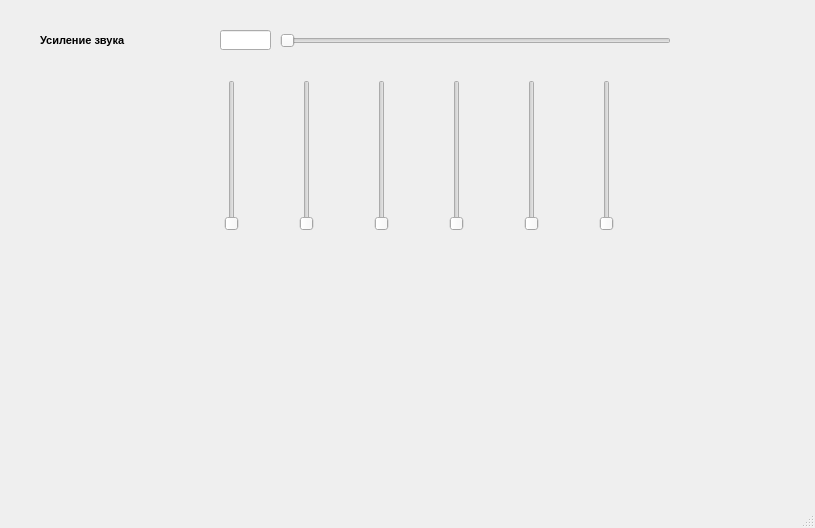
<?xml version="1.0" encoding="UTF-8"?>
<ui version="4.0">
 <class>MainWindow</class>
 <widget class="QMainWindow" name="MainWindow">
  <property name="geometry">
   <rect>
    <x>0</x>
    <y>0</y>
    <width>815</width>
    <height>528</height>
   </rect>
  </property>
  <property name="windowTitle">
   <string>PyLizer</string>
  </property>
  <property name="autoFillBackground">
   <bool>false</bool>
  </property>
  <property name="styleSheet">
   <string notr="true"/>
  </property>
  <property name="toolButtonStyle">
   <enum>Qt::ToolButtonFollowStyle</enum>
  </property>
  <widget class="QWidget" name="centralwidget">
   <widget class="QWidget" name="horizontalLayoutWidget">
    <property name="geometry">
     <rect>
      <x>170</x>
      <y>80</y>
      <width>501</width>
      <height>151</height>
     </rect>
    </property>
    <layout class="QHBoxLayout" name="SliderLayout">
     <item>
      <widget class="QSlider" name="Slider1">
       <property name="orientation">
        <enum>Qt::Vertical</enum>
       </property>
      </widget>
     </item>
     <item>
      <widget class="QSlider" name="Slider2">
       <property name="orientation">
        <enum>Qt::Vertical</enum>
       </property>
      </widget>
     </item>
     <item>
      <widget class="QSlider" name="Slider3">
       <property name="orientation">
        <enum>Qt::Vertical</enum>
       </property>
      </widget>
     </item>
     <item>
      <widget class="QSlider" name="Slider4">
       <property name="orientation">
        <enum>Qt::Vertical</enum>
       </property>
      </widget>
     </item>
     <item>
      <widget class="QSlider" name="Slider5">
       <property name="orientation">
        <enum>Qt::Vertical</enum>
       </property>
      </widget>
     </item>
     <item>
      <widget class="QSlider" name="Slider6">
       <property name="orientation">
        <enum>Qt::Vertical</enum>
       </property>
      </widget>
     </item>
    </layout>
   </widget>
   <widget class="QSlider" name="VolumeSlider">
    <property name="geometry">
     <rect>
      <x>280</x>
      <y>30</y>
      <width>391</width>
      <height>21</height>
     </rect>
    </property>
    <property name="orientation">
     <enum>Qt::Horizontal</enum>
    </property>
   </widget>
   <widget class="QLabel" name="Volumelabel">
    <property name="geometry">
     <rect>
      <x>40</x>
      <y>20</y>
      <width>201</width>
      <height>41</height>
     </rect>
    </property>
    <property name="sizePolicy">
     <sizepolicy hsizetype="Ignored" vsizetype="Preferred">
      <horstretch>0</horstretch>
      <verstretch>0</verstretch>
     </sizepolicy>
    </property>
    <property name="font">
     <font>
      <pointsize>8</pointsize>
      <weight>75</weight>
      <bold>true</bold>
     </font>
    </property>
    <property name="lineWidth">
     <number>1</number>
    </property>
    <property name="text">
     <string>Усиление звука</string>
    </property>
    <property name="scaledContents">
     <bool>true</bool>
    </property>
   </widget>
   <widget class="QLineEdit" name="VolumeEdit">
    <property name="geometry">
     <rect>
      <x>220</x>
      <y>30</y>
      <width>51</width>
      <height>20</height>
     </rect>
    </property>
   </widget>
   <widget class="QLabel" name="label">
    <property name="geometry">
     <rect>
      <x>50</x>
      <y>170</y>
      <width>71</width>
      <height>61</height>
     </rect>
    </property>
    <property name="text">
     <string/>
    </property>
    <property name="pixmap">
     <pixmap>seagull.jpg</pixmap>
    </property>
    <property name="scaledContents">
     <bool>true</bool>
    </property>
   </widget>
   <widget class="QLabel" name="label_2">
    <property name="geometry">
     <rect>
      <x>50</x>
      <y>80</y>
      <width>71</width>
      <height>71</height>
     </rect>
    </property>
    <property name="text">
     <string/>
    </property>
    <property name="pixmap">
     <pixmap>rhomb.jpg</pixmap>
    </property>
    <property name="scaledContents">
     <bool>true</bool>
    </property>
   </widget>
  </widget>
  <widget class="QMenuBar" name="menubar">
   <property name="geometry">
    <rect>
     <x>0</x>
     <y>0</y>
     <width>815</width>
     <height>21</height>
    </rect>
   </property>
  </widget>
  <widget class="QStatusBar" name="statusbar"/>
 </widget>
 <resources/>
 <connections/>
</ui>
